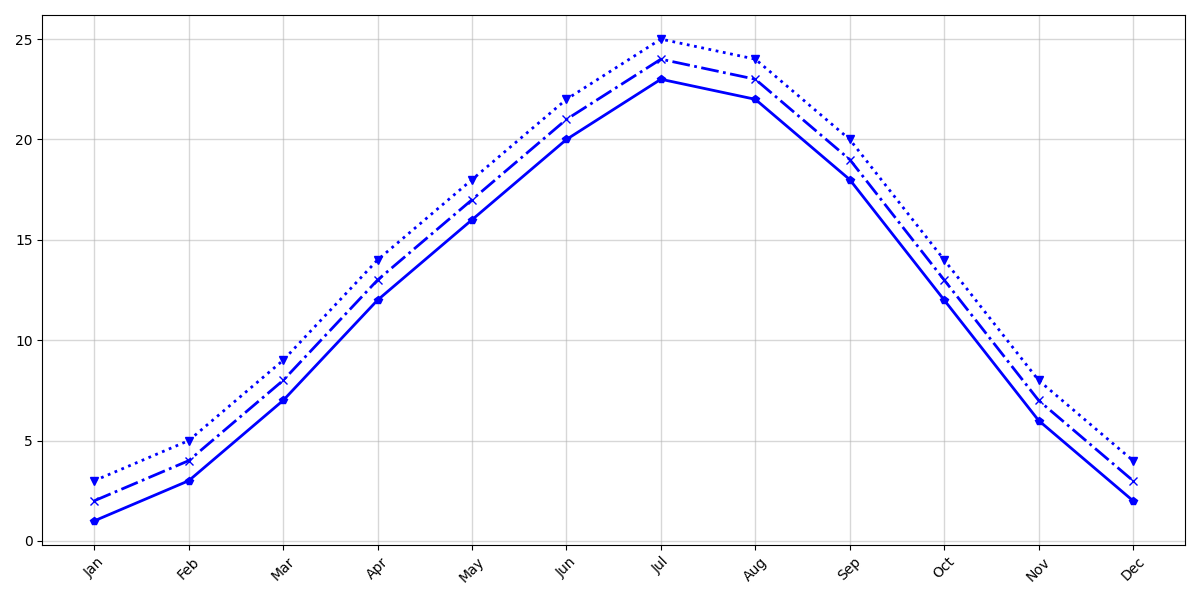

Write the Python code that produced this figure.
import matplotlib.pyplot as plt
import numpy as np

months = np.array(['Jan', 'Feb', 'Mar', 'Apr', 'May', 'Jun', 'Jul', 'Aug', 'Sep', 'Oct', 'Nov', 'Dec'])
temps_2021 = np.array([3, 5, 9, 14, 18, 22, 25, 24, 20, 14, 8, 4])
temps_2022 = np.array([2, 4, 8, 13, 17, 21, 24, 23, 19, 13, 7, 3])
temps_2023 = np.array([1, 3, 7, 12, 16, 20, 23, 22, 18, 12, 6, 2])

fig, ax = plt.subplots(figsize=(12, 6))

# Plot each year's data with the same color
ax.plot(months, temps_2021, marker='v', linestyle=':', color='b', linewidth=2)
ax.plot(months, temps_2022, marker='x', linestyle='-.', color='b', linewidth=2)
ax.plot(months, temps_2023, marker='p', linestyle='-', color='b', linewidth=2)

plt.xticks(rotation=45)
ax.grid(alpha=0.5, linestyle='-', linewidth=1)

plt.tight_layout()
plt.show()
